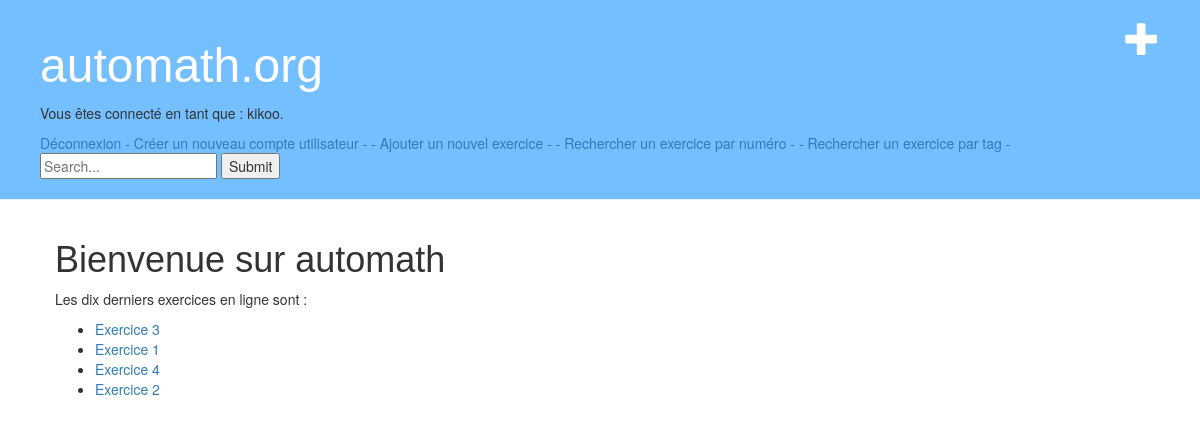
The app's page /exobase/ (signed in) with its own data.
### exobase/models.py (models this page shows, shortened)
class Exercice(models.Model):
    enonce_text = models.TextField()
    corrige_text = models.TextField(default="pas de correction")
    pub_date = models.DateTimeField('date published')
    tags = TaggableManager()
    author = models.ForeignKey(User)

### exobase/views.py (the view)
def index(request):
    latest_exercice_list = Exercice.objects.order_by('-pub_date')[:10]
    context = {'latest_exercice_list': latest_exercice_list}
    return render(request, 'exobase/index.html', context)

### exobase/templates/exobase/index.html
{% extends 'exobase/base.html' %}
{% block content %}
<h1>Bienvenue sur automath</h1>
{% if latest_exercice_list %}
<p> Les dix derniers exercices en ligne sont : </p>
    <ul>
    {% for exercice in latest_exercice_list %}
        <li><a href="/exobase/{{ exercice.id }}/">Exercice {{ exercice.id }}</a></li>
    {% endfor %}
    </ul>
{% else %}
    <p>Aucun exercice n'est présent dans la base.</p>
{% endif %}
{% endblock %}

### exobase/templates/exobase/base.html (shortened to what this page needs)
{% load staticfiles %}
<html>
    <head>
        <link rel="stylesheet" href="//maxcdn.bootstrapcdn.com/bootstrap/3.2.0/css/bootstrap.min.css">
        <link rel="stylesheet" href="//maxcdn.bootstrapcdn.com/bootstrap/3.2.0/css/bootstrap-theme.min.css">
        <link rel="stylesheet" href="{% static 'exobase/style.css' %}">
    </head>
     <body>
    <div class="page-header">
    <a href="{% url 'post_new' %}" class="top-menu"><span class="glyphicon glyphicon-plus"></span></a>
        <h1><a href="/exobase/">automath.org</a></h1>
{% if user.is_authenticated %}
<p> Vous êtes connecté en tant que : {{ user.username }}. </p> <a href="/exobase/logout/">Déconnexion</a>
{% else %}
<a href="/exobase/login/"> - Connexion - </a>
{% endif %}
<a href="/exobase/register/"> - Créer un nouveau compte utilisateur - </a>
<a href="/exobase/new/">- Ajouter un nouvel exercice -</a>
<a href="/exobase/search/">- Rechercher un exercice par numéro -</a>
<a href="/exobase/search2/">- Rechercher un exercice par tag -</a>
<form type="get" action='/exobase/list/' style="margin: 0">
    <input  id="search_box" type="text" name="search_box"  placeholder="Search..." >
    <button id="search_submit" type="submit" >Submit</button>
</form>
    </div>
    <div class="content container">
        <div class="row">
            <div  class="col-md-8">
            {% block content %}
            {% endblock %}
            </div>
        </div>
    </div>
</body>
</html>

### exobase/static/exobase/style.css (style rules this page uses)
.page-header { background-color: #74bfff; margin-top: 0; padding: 20px 20px 20px 40px; }
.page-header h1, .page-header h1 a, .page-header h1 a:visited, .page-header h1 a:active { color: #ffffff; font-size: 36pt; text-decoration: none; }
.content { margin-left: 40px; }
h1, h2, h3, h4 { font-family: "Century Gothic", CenturyGothic, AppleGothic, sans-serif; }
.top-menu, .top-menu:hover, .top-menu:visited { color: #ffffff; float: right; font-size: 26pt; margin-right: 20px; }

### records on screen
Exercice: id "3"
Exercice: id "1"
Exercice: id "4"
Exercice: id "2"

### other values on screen
{{ user.username }} "kikoo"
